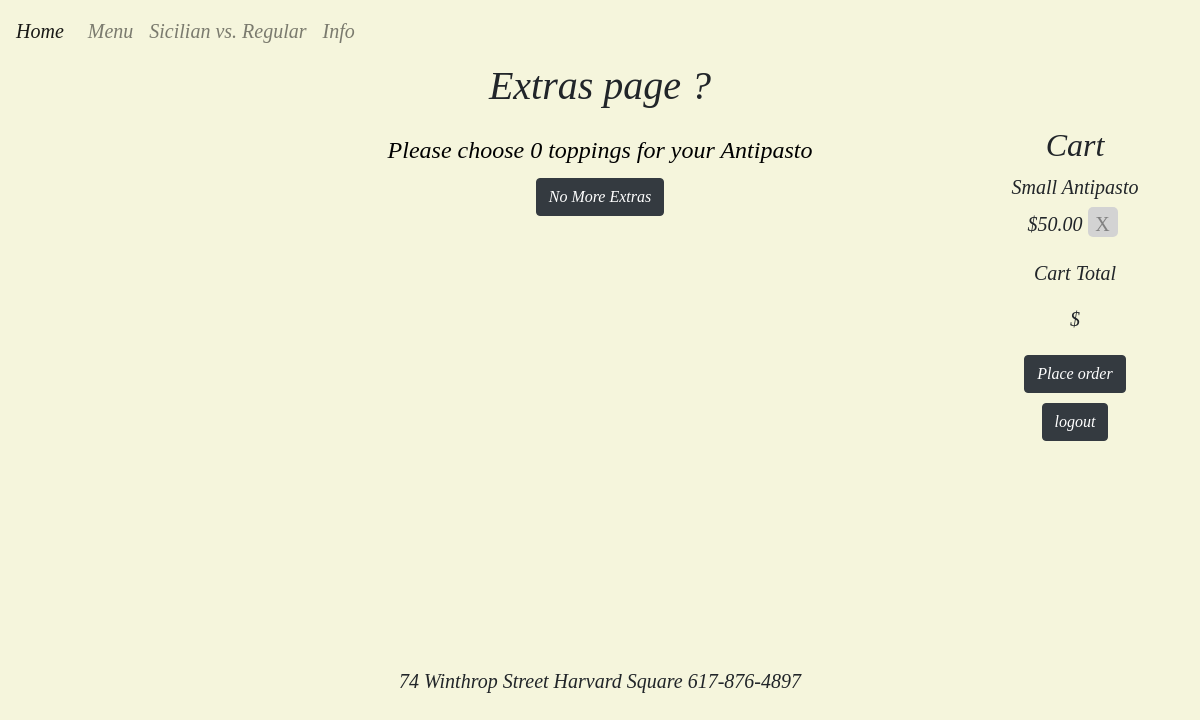
The page /extras (signed in) on the database its author committed.
### orders/models.py (models this page shows, shortened)
class Cart(models.Model):
    user = models.ForeignKey(settings.AUTH_USER_MODEL,on_delete=models.CASCADE)
    item = models.CharField(max_length=64)
    size = models.ForeignKey(Size,on_delete=models.CASCADE, null=True)
    itemid = models.ForeignKey(Fooditem,on_delete=models.CASCADE)
    toppings = models.ManyToManyField(Extras, null=True, blank=True)
    ordered = models.BooleanField(default=False)
    price = models.DecimalField(max_digits=5, decimal_places=2, blank=True, null=True)

class Size(models.Model):
    size = models.CharField(max_length=5)
    def __str__(self):
        return f"{self.size}"

### orders/views.py (the view)
# urls.py: path("extras", views.extras, name="extras"),
def extras(request):
    if not request.user.is_authenticated:
        return redirect("order")
    if request.POST:
        topping = request.POST.__getitem__('topping')
        flavour = Extras.objects.get(id=topping)
        item = Cart.objects.last()
        food = Fooditem.objects.get(pk=item.itemid.pk)
        print("item",item.id)
        item.toppings.add(flavour)
        if item.toppings.count() < (food.maxnumberoftoppings):
            return redirect("extras")
        else:
            return HttpResponseRedirect(reverse("order"))
    else:
        user = request.user
        item = Cart.objects.last()
        item1 = Fooditem.objects.get(pk=item.itemid.pk)
        extras = Extras.objects.filter(canbeon=item1)
        message = ""
        print(item1.cat)
        if str(item1.cat) == "Subs":
            message = "Would you like to add ?"
        elif str(item1.cat) == "Regular Pizza" or "Sicilian Pizza":
            toptochoose =(item1.minnumberoftoppings)-item.toppings.count()
            if toptochoose == 1:
                message = "Please choose "+str(toptochoose)+" more topping for your "+str(item1)
            else:
                message = "Please choose "+str(toptochoose)+" toppings for your "+str(item1)
        context = {
        "message":message,
        "cart": Cart.objects.filter(user=user,ordered=False),
        "extras":extras
            }
        return render(request,"orders/extras.html",context)

### orders/models.py (called while the page is built)
    def __str__(self):
        return f"{self.catergory}"

    def __str__(self):
        return f"{self.item}"

### orders/templates/orders/extras.html (shortened to what this page needs)
{% extends "orders/base.html" %}
{% load staticfiles %}
{% block body %}
<h1>Extras page ?</h1>
{% load staticfiles %}
<div class="container">
  <div class="row">
    <div class="col-2">
      </div>
    <div class="col-8">
      <div class="container">
        <div class ="chatbox" id="Textarea1">
          <h4>{{ message }}</h4>
          <form action="{% url 'extras' %}" method="post">
            <p><a href="{% url 'order' %}" style="margin:5px;" class="btn btn-dark">No More Extras</a></p>
          </form>
</div>
      </div>
    </div>
    <div class="col-2">
      <div class="container">
        <h2>Cart</h2>
        <form  action="{% url 'remove' %}" method="post">
        {% for i in cart %}
        <p>{% if i.size %}{{i.size}}{% endif %} {{i.item}} <br> ${{i.price}}<button name="remove" type="submit" style="margin:5px;" class="del" value="{{i.pk}}">X</button></p>
        {% endfor %}
        </form>
        <p> Cart Total </p>
        <p>  $ {{total}}</p>
          <a href="{% url 'confirm' %}" class="btn btn-dark" style="margin:5px;">Place order</a>
          <a href="{% url 'logout' %}"class="btn btn-dark"style="margin:5px;">logout</a>
      </div>
    </div>
    </div>
  </div>
{% endblock %}

### orders/static/orders/style.css (style rules this page uses)
h1 { text-align: center; font-family: Didot,serif; font-style: oblique; }
body { background-color: beige; text-align: center; font-family: Didot,serif; font-style: oblique; font-size: 20px; }
body .chatbox { color:black; height : 525px; width: 100%; padding: 10px; margin: 0; border-radius: 5px; text-align: center; overflow:scroll; }
body .del { color:grey; background-color: lightgrey; height : 30px; width: 30px; padding: 2px; margin: 0; border-radius: 5px; text-align: center; border: none; margin: auto; }

### rows shown on the page
Cart: size "Small", item "Antipasto", price "50.00", {{ i.pk }} 316 (drawn)

### other values the page prints
{{ message }} "Please choose 0 toppings for your Antipasto"
